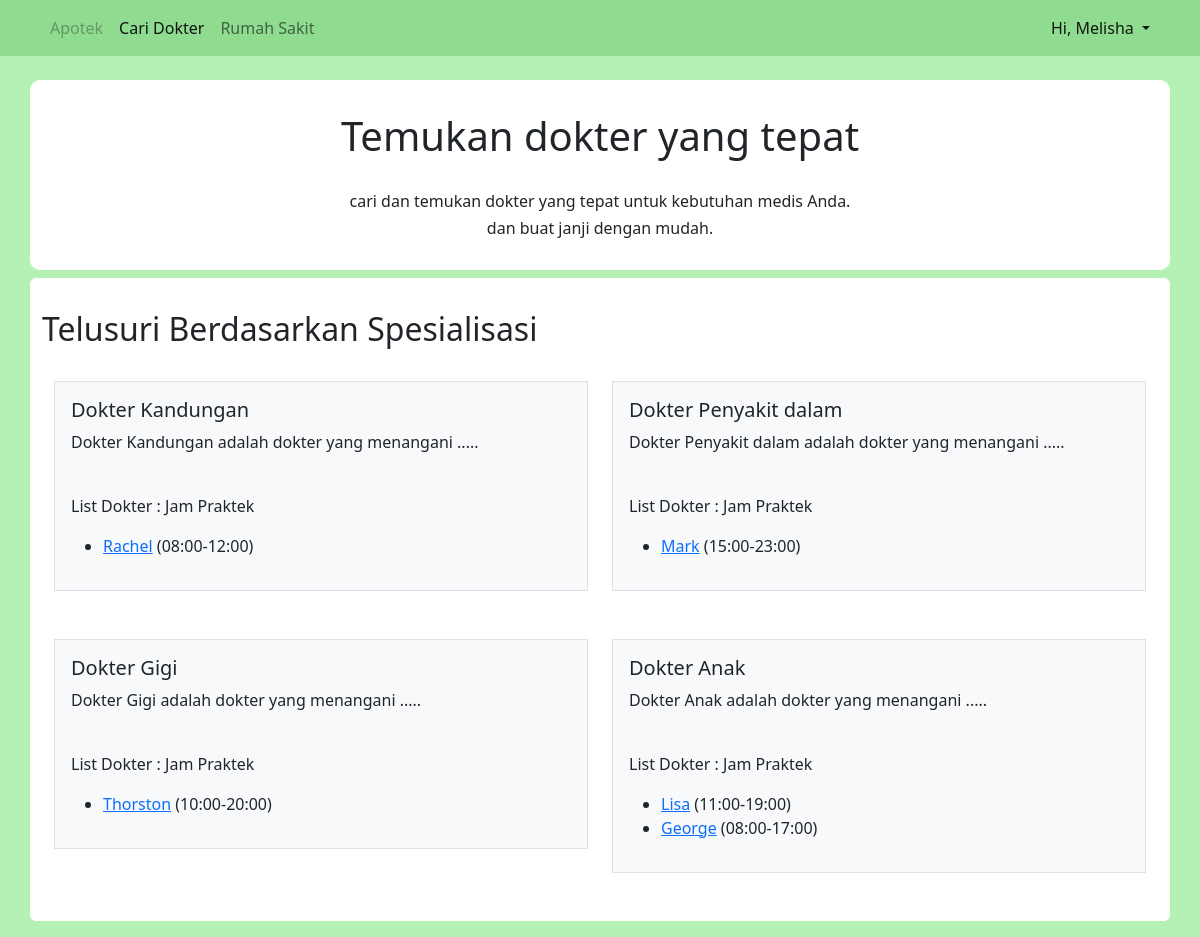
The app's page /views/pengguna/dokterList.php (signed in) with its own data.
### tables this page shows
CREATE TABLE `list_dokter` (
  `id_dokter` bigint(20) NOT NULL,
  `nama_dokter` varchar(50) NOT NULL,
  `spesialis` varchar(30) NOT NULL,
  `no_telepon` varchar(25) NOT NULL
);

CREATE TABLE `poliklinik` (
  `id_poli` bigint(20) NOT NULL,
  `nama_poli` varchar(50) NOT NULL,
  `jadwal_buka` varchar(30) NOT NULL,
  `id_dokter` bigint(20) NOT NULL,
  `id_rs` bigint(20) NOT NULL
);

### controllers/select_data.php (called while the page is built, shortened)
<?php
require_once 'db_connnect.php';
function view_data($query){
    global $conn;
    $statementt = mysqli_prepare($conn, $query);
    mysqli_stmt_execute($statementt);
    $rows = [];
    $res = mysqli_stmt_get_result($statementt);
    while ($row = mysqli_fetch_assoc($res)) {
        $rows[] = $row;
    }
    return $rows;
}

### views/pengguna/dokterList.php (the view, shortened to what this page needs)
<?php require_once '../../controllers/select_data.php';
$result = view_data("SELECT DISTINCT spesialis FROM list_dokter");
?>
<!doctype html>
<html lang="en">
<head>
    <link href="https://cdn.jsdelivr.net/npm/bootstrap@5.0.0-beta3/dist/css/bootstrap.min.css" rel="stylesheet">
</head>
<body style="background-color: rgb(181, 240, 181);">
    <nav class="navbar navbar-expand-lg navbar-light fixed-top" style="background-color: rgb(143, 219, 143);">
        <div class="container">
            <div class="collapse navbar-collapse justify-content-center" id="navbarSupportedContent">
                <ul class="navbar-nav me-auto mb-2 mb-lg-0">
                    <li class="nav-item">
                        <a class="nav-link disabled" href="#">Apotek</a>
                    </li>
                    <li class="nav-item">
                        <a class="nav-link active" aria-current="page" href="">Cari Dokter</a>
                    </li>
                    <li class="nav-item">
                        <a class="nav-link" href="rumahSakit.php">Rumah Sakit</a>
                    </li>
                </ul>
                <ul class="navbar-nav d-flex">
                    <li class="nav-item dropdown">
                        <a class="nav-link dropdown-toggle active" href="#" id="navbarDropdown" role="button" data-bs-toggle="dropdown" aria-expanded="false">
                            Hi, <?= $_SESSION['log_fname'] ?>
                        </a>
                    </li>
                </ul>
            </div>
        </div>
    </nav>
    <br><br><br>
    <div class="container pt-2 mt-2 text-center" style="background-color: white; border-radius: 10px;">
        <br>
        <h1>Temukan dokter yang tepat</h1>
        <br>
        <h6>cari dan temukan dokter yang tepat untuk kebutuhan medis Anda. </h6>
        <h6>dan buat janji dengan mudah.</h6>
        <br>
    </div>
    <div class="container pt-2 mt-2" style="background-color: white; border-radius: 6px;">
        <br>
        <table class="table">
            <h2>Telusuri Berdasarkan Spesialisasi</h2>
            <br>
            <div class="container overflow-hidden">
                <div class="row gy-5">
                    <?php
                    foreach ($result as $drl) {
                    ?>
                        <div class="col-6">
                            <div class="p-3 border bg-light">
                                <h5 class="card-title">Dokter <?= $drl['spesialis'] ?></h5>
                                <p>Dokter <?= $drl['spesialis'] ?> adalah dokter yang menangani .....</p><br>
                                <p>List Dokter : Jam Praktek</p>
                                <ul>
                                    <?php
                                    $spe = $drl['spesialis'];
                                    $res_spe = view_data("SELECT * FROM list_dokter WHERE spesialis='$spe'");
                                    foreach ($res_spe as $sp_dr) {
                                        $dr_id = $sp_dr['id_dokter'];
                                        $pra_jk = view_data("SELECT * FROM poliklinik WHERE id_dokter='$dr_id'")[0];
                                    ?>
                                        <li><a href="reservasi.php?id_dok_rsv=<?= $dr_id ?>"><?= $sp_dr['nama_dokter'] ?></a> (<?= $pra_jk['jadwal_buka'] ?>)</li>
                                    <?php
                                    }
                                    ?>
                                </ul>
                            </div>
                        </div>
                    <?php
                    }
                    ?>
                </div>
            </div>
            <br>
            <br>
    </div>
</body>
</html>

### records on screen
list_dokter: nama_dokter "Rachel", poliklinik.jadwal_buka "08:00-12:00"
list_dokter: nama_dokter "Mark", poliklinik.jadwal_buka "15:00-23:00"
list_dokter: nama_dokter "Thorston", poliklinik.jadwal_buka "10:00-20:00"
list_dokter: nama_dokter "Lisa", poliklinik.jadwal_buka "11:00-19:00"
list_dokter: nama_dokter "George", poliklinik.jadwal_buka "08:00-17:00"

### other values on screen
$_SESSION['log_fname'] "Melisha"
$drl['spesialis'] "Kandungan"
$drl['spesialis'] "Penyakit dalam"
$drl['spesialis'] "Gigi"
$drl['spesialis'] "Anak"
